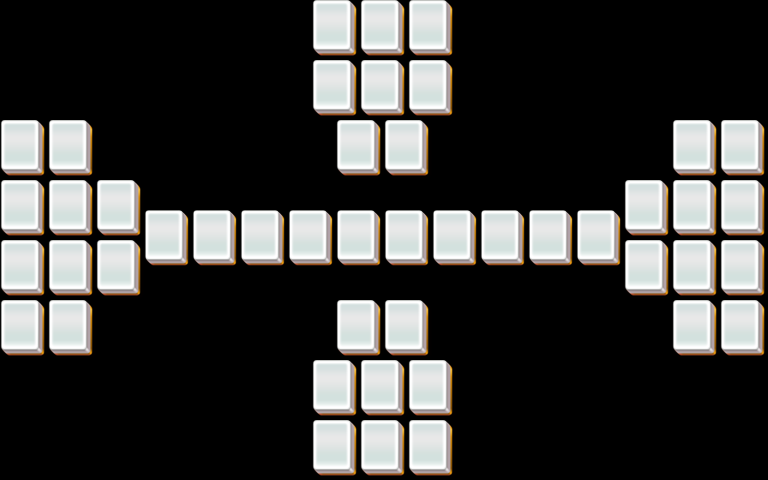

Below is a game level as drawn by its tile map, then a one-line description and the .tmx that defines it (tile-layer data replaced by summaries):
An orthogonal 32x16 tile map with 24x30 px tiles, 5 tile layers (layer1, layer2, layer3, layer4, ...).

<map version="1.0" orientation="orthogonal" width="32" height="16" tilewidth="24" tileheight="30">
 <properties>
  <property name="species" value="20" />
 </properties>
 <tileset firstgid="1" name="mahjong" tilewidth="48" tileheight="60">
  <image source="mahjong.png" width="48" height="60" />
 </tileset>
 <layer name="layer1" width="32" height="16">
  <data>[512 cells, 46 non-empty, 1 distinct tile ids]</data>
 </layer>
 <layer name="layer2" width="32" height="16">
  <data>[512 cells, 36 non-empty, 1 distinct tile ids]</data>
 </layer>
 <layer name="layer3" width="32" height="16">
  <data>[512 cells, 36 non-empty, 1 distinct tile ids]</data>
 </layer>
 <layer name="layer4" width="32" height="16">
  <data>[512 cells, 0 non-empty, 0 distinct tile ids]</data>
 </layer>
 <layer name="layer5" width="32" height="16">
  <data>[512 cells, 0 non-empty, 0 distinct tile ids]</data>
 </layer>
</map>
